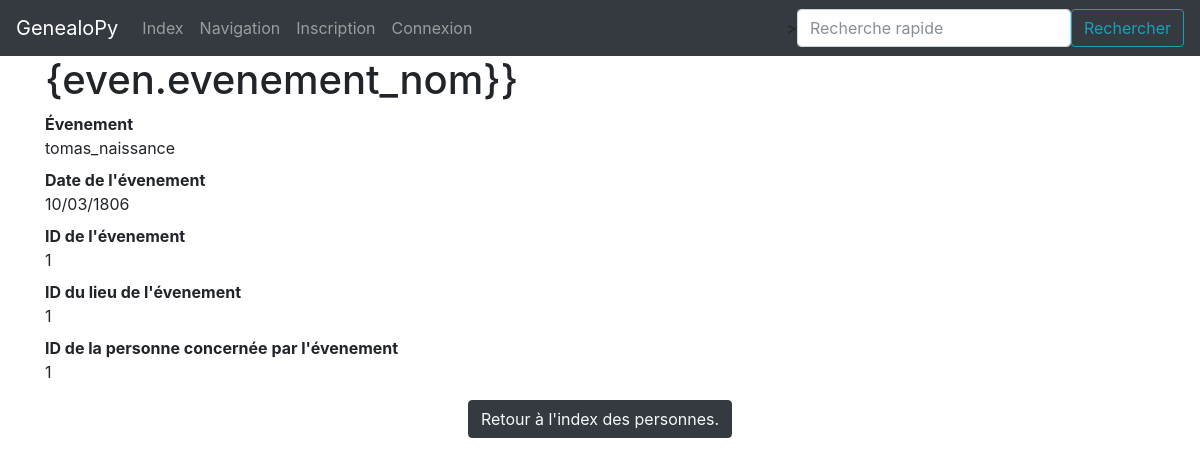
Page /even/1 on the committed database.
### genealopy/modeles/donnees.py (models this page shows)
class evenement(db.Model):
    __tablename__ = "evenement"
    evenement_id = db.Column(db.Integer, unique=True, nullable=False, primary_key=True, autoincrement=True)
    evenement_nom = db.Column(db.Text)
    evenement_date = db.Column(db.Text)
    evenement_personne_id = db.Column(db.Integer, db.ForeignKey('personnes.personne_id'))
    id_evenement_place = db.Column(db.Integer, db.ForeignKey('place.place_id'))
    personnes = db.relationship("Personnes", back_populates="evenement")
    place = db.relationship("Place", back_populates="evenement")
    authorships = db.relationship("Authorship", back_populates="evenement")

### genealopy/routes/generic.py (the view)
@app.route("/even/<int:evenement_id>")
def even(evenement_id):
    unique_even = evenement.query.get(evenement_id)
    return render_template("pages/even.html", nom="Genealopy", even=unique_even)

### genealopy/templates/pages/even.html (shortened to what this page needs)
{% extends "conteneur.html" %}
{% block corps %}
    {% if even %}
        <h1>{even.evenement_nom}}</h1>
        <dl>
            <dt>Évenement</dt><dd>{{even.evenement_nom}}</dd>
            <dt>Date de l'évenement</dt><dd>{{even.evenement_date}}</dd>
            <dt>ID de l'évenement</dt><dd>{{even.evenement_id}}</dd>
            <dt>ID du lieu de l'évenement</dt><dd>{{even.id_evenement_place}}</dd>
            <dt>ID de la personne concernée par l'évenement</dt><dd>{{even.evenement_personne_id}}</dd>
        </dl>
    {% else %}
        <p>La base de données est en cours de constitution</p>
    {% endif %}
<p class="col-md-12 text-center">
<button type="button" class="btn btn-dark">
    <a class="text-light" href="{{url_for('index_person')}}">Retour à l'index des personnes.</a>
</button>
</p>
{% endblock %}

### rows in the picture
evenement: evenement_nom "tomas_naissance", evenement_date "10/03/1806", evenement_id "1", id_evenement_place "1", evenement_personne_id "1"
